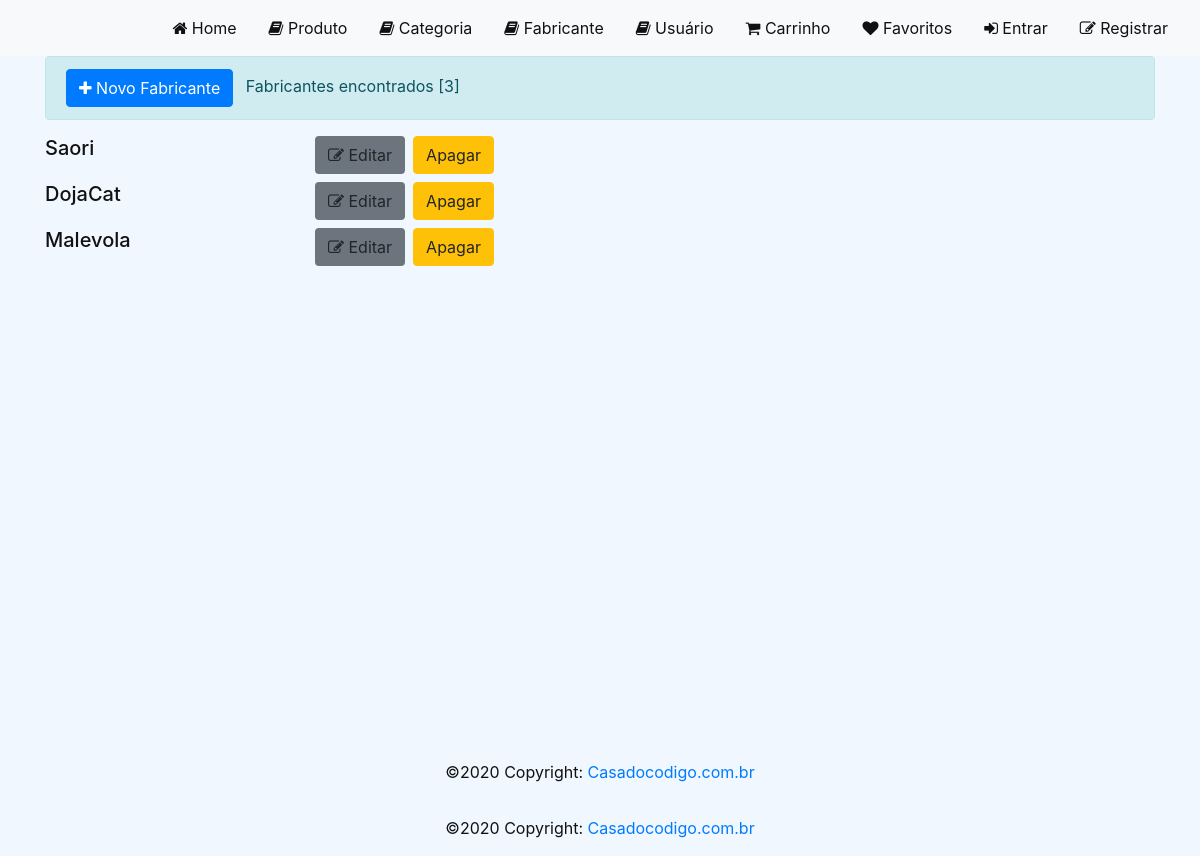
Page /fabricante/ on the earlier database version.
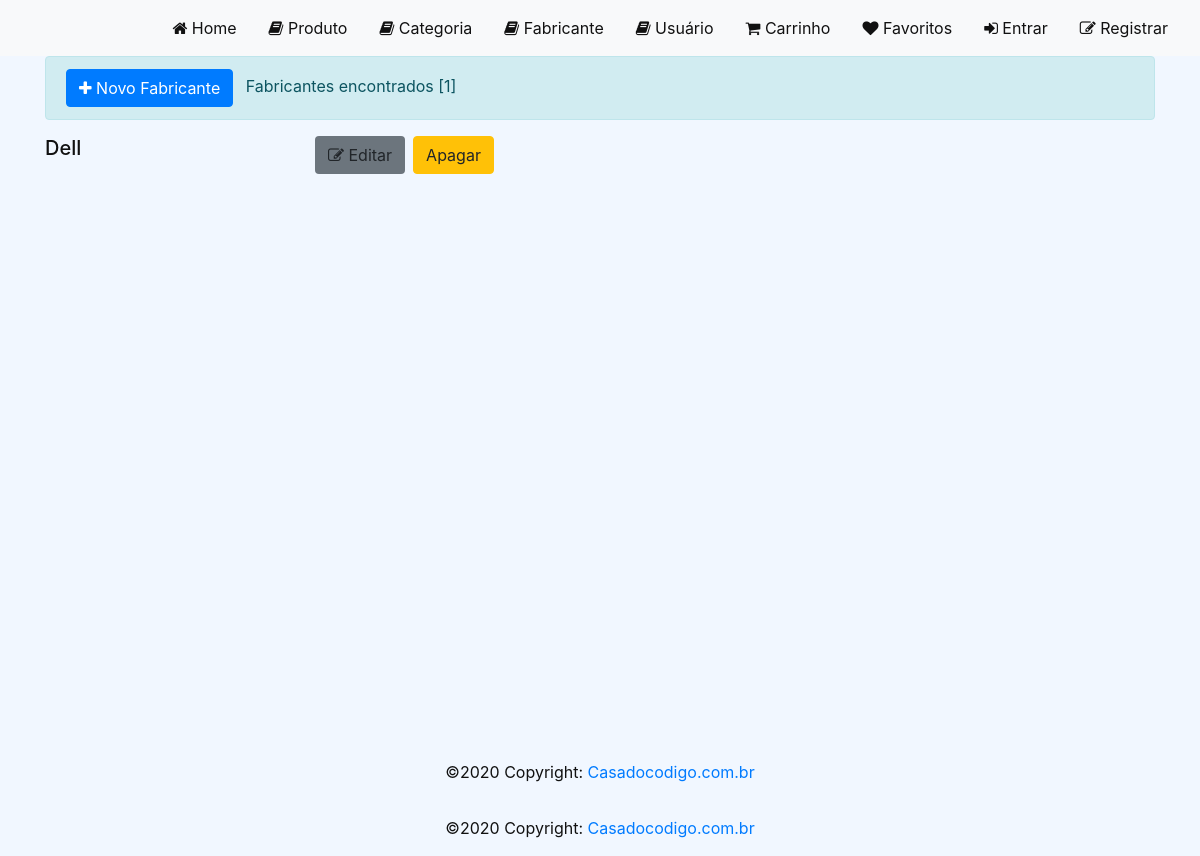
Same page on the later database version.
### loja/models/Fabricante.py (models this page shows, shortened)
class Fabricante(models.Model):
    Fabricante = models.CharField(null=False, max_length=100)
    criado_em = models.DateTimeField(auto_now_add=True)
    alterado_em = models.DateTimeField(auto_now=True)

### loja/views/FabricanteView.py (the view)
def list_fabricante_view(request, id=None):
    fabricantes = Fabricante.objects.all()
    context = {'fabricantes': fabricantes}
    return render(request, template_name='fabricante/fabricante.html', context=context, status=200)

### loja/templates/fabricante/fabricante.html (shortened to what this page needs)
{% extends "base.html" %}
{% load static %}
{% block styles %}
<link rel="stylesheet" href="{% static 'css/home.css' %}">
{% endblock %}
{% block content %}
<div id="content">
    <div class="container">
        <div class="alert alert-info">
            <a href="{% url 'create_fabricante' %}" class="btn btn-primary mr-2"><i class="fa fa-plus"></i> Novo Fabricante</a>
            Fabricantes encontrados [{{ fabricantes|length }}]
        </div>
        {% for fabricante in fabricantes %}
        <div class="row">
            <h5 class="col-md-3">{{ fabricante.Fabricante }}</h5>
            <a href="{% url 'edit_fabricante' fabricante.id %}" class="btn bg-secondary mb-2 mr-2"><i class="fa fa-edit"></i> Editar</a>
            <a href="{% url 'delete_fabricante' fabricante.id %}" class="btn btn-warning mb-2">Apagar</a>
        </div>
        {% endfor %}
    </div>
</div>
{% endblock %}

Differences in the rows shown:
removed Fabricante: Fabricante "Saori"
removed Fabricante: Fabricante "DojaCat"
removed Fabricante: Fabricante "Malevola"
added Fabricante: Fabricante "Dell"
Other differences:
{{ fabricantes|length }}: "3" → "1"
